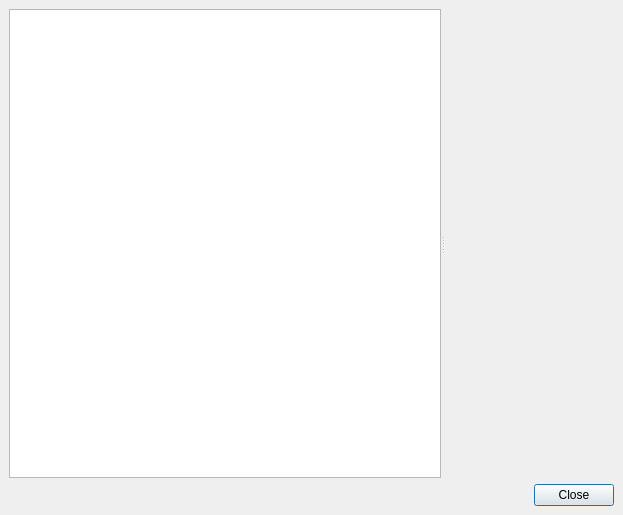
<?xml version="1.0" encoding="UTF-8"?>
<ui version="4.0">
 <class>DlgResults</class>
 <widget class="QDialog" name="DlgResults">
  <property name="geometry">
   <rect>
    <x>0</x>
    <y>0</y>
    <width>623</width>
    <height>515</height>
   </rect>
  </property>
  <property name="windowTitle">
   <string>Results</string>
  </property>
  <layout class="QVBoxLayout" name="verticalLayout">
   <property name="spacing">
    <number>6</number>
   </property>
   <property name="margin">
    <number>9</number>
   </property>
   <item>
    <widget class="QSplitter" name="splitter">
     <property name="orientation">
      <enum>Qt::Horizontal</enum>
     </property>
     <widget class="QTreeWidget" name="tree">
      <property name="minimumSize">
       <size>
        <width>0</width>
        <height>0</height>
       </size>
      </property>
      <attribute name="headerVisible">
       <bool>false</bool>
      </attribute>
      <column>
       <property name="text">
        <string notr="true">1</string>
       </property>
      </column>
     </widget>
     <widget class="QgsWebView" name="webView">
      <property name="minimumSize">
       <size>
        <width>0</width>
        <height>0</height>
       </size>
      </property>
      <property name="url">
       <url>
        <string>about:blank</string>
       </url>
      </property>
     </widget>
    </widget>
   </item>
   <item>
    <widget class="QDialogButtonBox" name="buttonBox">
     <property name="orientation">
      <enum>Qt::Horizontal</enum>
     </property>
     <property name="standardButtons">
      <set>QDialogButtonBox::Close</set>
     </property>
    </widget>
   </item>
  </layout>
 </widget>
 <customwidgets>
  <customwidget>
   <class>QgsWebView</class>
   <extends>QWidget</extends>
   <header>qgis.core</header>
  </customwidget>
 </customwidgets>
 <resources/>
 <connections>
  <connection>
   <sender>buttonBox</sender>
   <signal>accepted()</signal>
   <receiver>DlgResults</receiver>
   <slot>accept()</slot>
   <hints>
    <hint type="sourcelabel">
     <x>248</x>
     <y>254</y>
    </hint>
    <hint type="destinationlabel">
     <x>157</x>
     <y>274</y>
    </hint>
   </hints>
  </connection>
  <connection>
   <sender>buttonBox</sender>
   <signal>rejected()</signal>
   <receiver>DlgResults</receiver>
   <slot>reject()</slot>
   <hints>
    <hint type="sourcelabel">
     <x>316</x>
     <y>260</y>
    </hint>
    <hint type="destinationlabel">
     <x>286</x>
     <y>274</y>
    </hint>
   </hints>
  </connection>
 </connections>
</ui>
